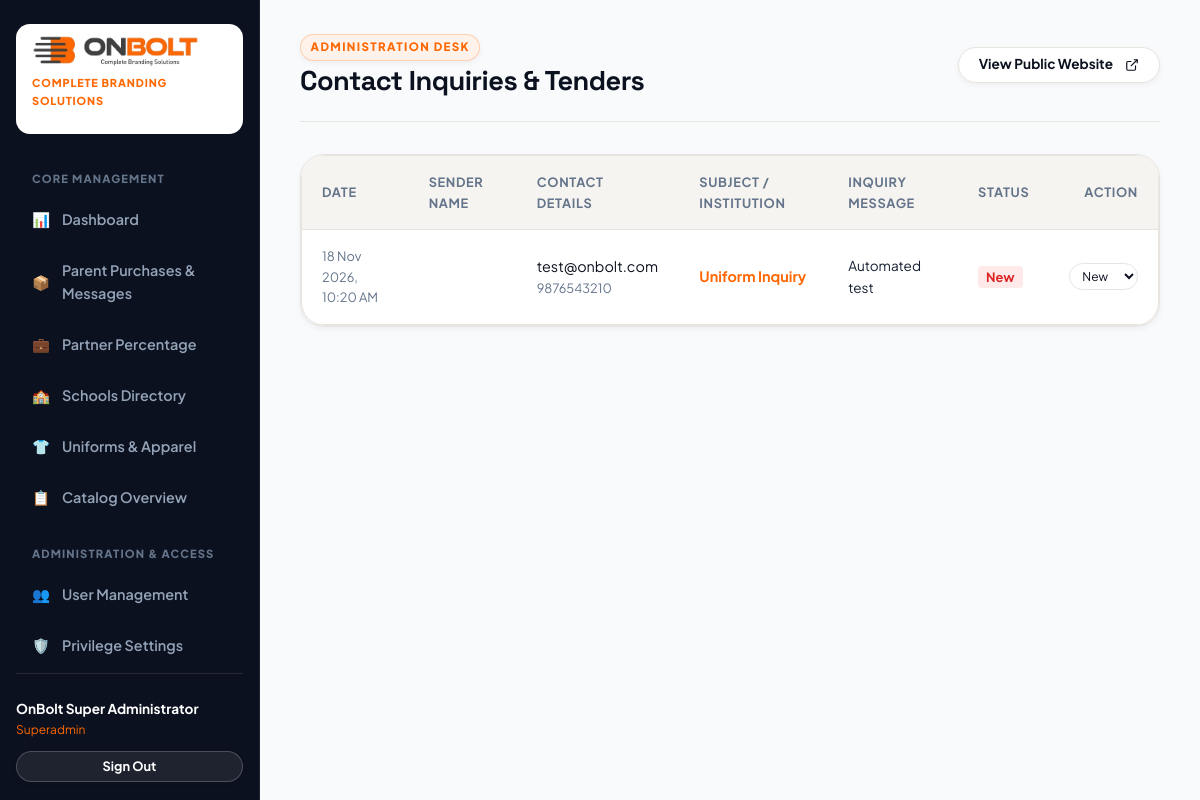
Page /admin/enquiries.php (signed in) on the committed database.
### tables this page shows
CREATE TABLE `contact_enquiries` (
  `id` int(10) unsigned NOT NULL AUTO_INCREMENT,
  `full_name` varchar(120) NOT NULL,
  `email` varchar(150) NOT NULL,
  `phone` varchar(50) DEFAULT NULL,
  `subject` varchar(180) DEFAULT NULL,
  `message` text NOT NULL,
  `school_name` varchar(150) DEFAULT NULL,
  `status` enum('New','In Progress','Resolved','Archived') NOT NULL DEFAULT 'New',
  `ip_address` varchar(45) DEFAULT NULL,
  `created_at` timestamp NOT NULL DEFAULT current_timestamp(),
  PRIMARY KEY (`id`)
);

### config/app.php (called while the page is built, shortened)
<?php
function sanitize(mixed $data): mixed {
    return htmlspecialchars(trim((string)$data), ENT_QUOTES, 'UTF-8');
}

### admin/enquiries.php (the view, shortened to what this page needs)
<?php
require_once __DIR__ . '/header.php';
$pdo = getDbConnection();
$enquiries = $pdo->query("SELECT * FROM contact_enquiries ORDER BY id DESC")->fetchAll();
?>
<div style="background:#fff; border-radius:var(--radius-lg); border:1px solid var(--brand-border); overflow:hidden; box-shadow:var(--shadow-sm);">
    <table class="admin-table">
        <thead>
            <tr>
                <th>Date</th>
                <th>Sender Name</th>
                <th>Contact Details</th>
                <th>Subject / Institution</th>
                <th>Inquiry Message</th>
                <th>Status</th>
                <th style="text-align:right;">Action</th>
            </tr>
        </thead>
        <tbody>
            <?php if (empty($enquiries)): ?>
                <tr><td colspan="7" style="text-align:center; padding:2rem; color:var(--brand-muted);">No inquiries received yet.</td></tr>
            <?php else: ?>
                <?php foreach ($enquiries as $eq): ?>
                    <tr>
                        <td style="font-size:0.8rem; color:var(--brand-muted);"><?= date('d M Y, h:i A', strtotime($eq['created_at'])) ?></td>
                        <td style="font-weight:800;"><?= sanitize($eq['name']) ?></td>
                        <td>
                            <div><?= sanitize($eq['email']) ?></div>
                            <div style="font-size:0.8rem; color:var(--brand-muted);"><?= sanitize($eq['phone']) ?></div>
                        </td>
                        <td style="font-weight:700; color:var(--brand-primary);"><?= sanitize($eq['subject']) ?></td>
                        <td style="font-size:0.85rem; color:var(--brand-dark-soft); max-width:300px;"><?= sanitize($eq['message']) ?></td>
                        <td>
                            <span style="font-weight:700; font-size:0.8rem; padding:3px 8px; border-radius:4px; background:<?= $eq['status'] === 'New' ? 'rgba(255,107,107,0.15); color:#dc2626;' : 'rgba(34,197,94,0.15); color:#15803d;' ?>"><?= sanitize($eq['status']) ?></span>
                        </td>
                        <td style="text-align:right;">
                            <form action="" method="POST" style="display:inline-flex; gap:0.3rem;">
                                <select name="status" onchange="this.form.submit()" class="form-control" style="padding:0.25rem 0.5rem; font-size:0.75rem;">
                                    <option value="New" <?= $eq['status'] === 'New' ? 'selected' : '' ?>>New</option>
                                </select>
                            </form>
                        </td>
                    </tr>
                <?php endforeach; ?>
            <?php endif; ?>
        </tbody>
    </table>
</div>
<?php require_once __DIR__ . '/footer.php'; ?>

### assets/css/main.css (style rules this page uses)
:root { --brand-primary: #FF6702; --brand-primary-hover: #e55a00; --brand-primary-light: #FFF2EA; --brand-primary-glow: rgba(255, 103, 2, 0.4); --brand-secondary: #1E2530; --brand-secondary-hover: #2B3444; --brand-secondary-light: #F1F4F8; --brand-accent: #FF4500; --brand-accent-hover: #e03d00; --brand-accent-light: #FFEBE5; --brand-dark: #0B111E; --brand-dark-soft: #162033; --brand-muted: #64748B; --brand-light: #FBF9F6; --brand-surface: #FFFFFF; --brand-surface-alt: #F6F4F0; --brand-border: #E8E4DF; --brand-border-focus: #FF6702; --font-sans: 'Plus Jakarta Sans', -apple-system, BlinkMacSystemFont, "Segoe UI", Roboto, sans-serif; --font-display: 'Space Grotesk', var(--font-sans); --shadow-sm: 0 2px 6px rgba(11, 17, 30, 0.05); --shadow-md: 0 10px 25px -5px rgba(11, 17, 30, 0.08), 0 8px 10px -6px rgba(11, 17, 30, 0.04); --shadow-lg: 0 20px 35px -10px rgba(255, 103, 2, 0.18), 0 10px 15px -3px rgba(11, 17, 30, 0.06); --shadow-xl: 0 30px 60px -15px rgba(11, 17, 30, 0.2); --shadow-glow: 0 0 35px rgba(255, 103, 2, 0.45); --radius-sm: 8px; --radius-md: 14px; --radius-lg: 24px; --radius-xl: 36px; --radius-pill: 9999px; --ease-out: cubic-bezier(0.16, 1, 0.3, 1); --ease-spring: cubic-bezier(0.34, 1.56, 0.64, 1); --transition-fast: 0.2s var(--ease-out); --transition-normal: 0.35s var(--ease-out); --transition-slow: 0.6s var(--ease-out); }
*, *::before, *::after { box-sizing: border-box; margin: 0; padding: 0; }
html { font-size: 16px; scroll-behavior: smooth; -webkit-font-smoothing: antialiased; -moz-osx-font-smoothing: grayscale; }
body { font-family: var(--font-sans); background-color: var(--brand-light); color: var(--brand-dark); line-height: 1.6; overflow-x: hidden; position: relative; }
button, input, select, textarea { font: inherit; color: inherit; }
.form-control { width: 100%; padding: 0.85rem 1.25rem; font-size: 0.95rem; background: #ffffff; border: 1.5px solid var(--brand-border); border-radius: var(--radius-md); transition: all var(--transition-fast); outline: none; }

### admin/header.php (style rules this page uses)
.admin-table { width: 100%; border-collapse: separate; border-spacing: 0; background: #ffffff; border-radius: var(--radius-lg); border: 1px solid var(--brand-border); box-shadow: var(--shadow-sm); }
.admin-table th { background: var(--brand-surface-alt); padding: 1rem 1.25rem; font-size: 0.8rem; text-transform: uppercase; letter-spacing: 0.05em; color: var(--brand-muted); text-align: left; border-bottom: 1px solid var(--brand-border); }
.admin-table td { padding: 1rem 1.25rem; border-bottom: 1px solid var(--brand-border); font-size: 0.9rem; vertical-align: middle; }

### rows in the picture
contact_enquiries: created_at "18 Nov 2026, 10:20 AM", email "test@onbolt.com", phone "9876543210", subject "Uniform Inquiry", message "Automated test", status "New"

### other values in the picture
$adminName "OnBolt Super Administrator"
$adminRole "Superadmin"
$adminTitle "Contact Inquiries & Tenders"
